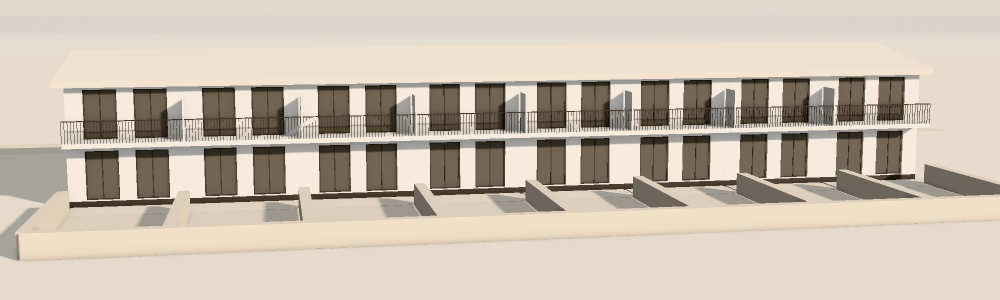
#> input picture tools/maketa-fasada-orig.jpg, 2000 x 600 px (shown at 1/2 size)
$ python maketa_svetlo.py
#> lines starting #> are read from the running program, lines starting #| are printed output that depends on the picture; after the words box and inside, x2 and y2 are one past the last pixel; in counts of white or black regions, pixels touching at a corner belong together
#!/usr/bin/env python3
"""Maketa na stránce Byty: teplé boční světlo, hlubší stíny, tmavší okna, světlejší pozadí.
   Geometrie zůstává (pozice bytů v _v6k.html sedí): python3 tools/maketa_svetlo.py"""
from pathlib import Path
import numpy as np
from PIL import Image, ImageDraw, ImageFilter
R = Path(__file__).resolve().parent.parent
im = Image.open(R / 'tools/maketa-fasada-orig.jpg').convert('RGB')
#> im is the input picture: PIL image 2000x600 RGB; mean R, G, B 201.3, 190, 175.1
a = np.asarray(im).astype(np.float32) / 255
h, w, _ = a.shape
#> h = 600; w = 2000
L = a @ np.array([.299, .587, .114], np.float32)

# pozadí: barva stolu/oblohy spojená s okrajem obrázku
c = im.copy()
for p in [(0, 0), (w - 1, 0), (0, h - 1), (w - 1, h - 1), (w // 2, 0), (w // 2, h - 1), (5, h // 2), (w - 5, h // 2), (w // 4, h - 1), (3 * w // 4, h - 1), (w // 4, 0), (3 * w // 4, 0)]:
    if c.getpixel(p) != (255, 0, 255): ImageDraw.floodfill(c, p, (255, 0, 255), thresh=16)
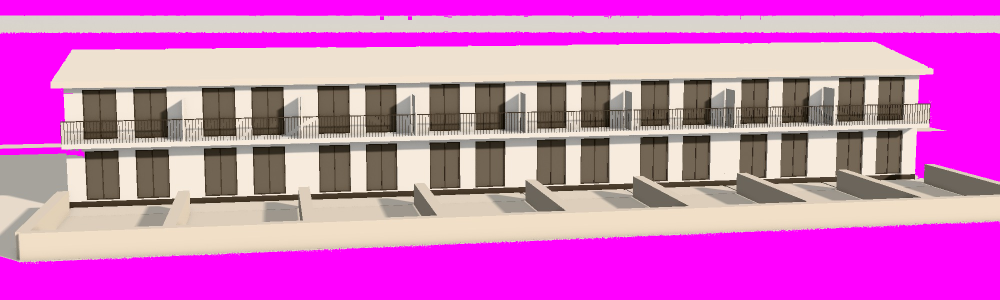
#> c: PIL image 2000x600 RGB (shown at 1/2 size); mean R, G, B 210.2, 114.8, 192.8
mm = (np.asarray(c) == [255, 0, 255]).all(2)
#> mm: shape (600, 2000) bool; 34.5% white; 4 white regions, box (x1, y1, x2, y2) and area: (0, 442, 2000, 600) 230787, (0, 63, 2000, 363) 118110, (0, 0, 2000, 40) 62562, (0, 295, 169, 315) 2014
o = np.asarray(im).astype(np.int16)
strecha = (o[..., 0] >= 235) & (o[..., 1] >= 223)   # první světlá plocha shora = střecha nebo zeď
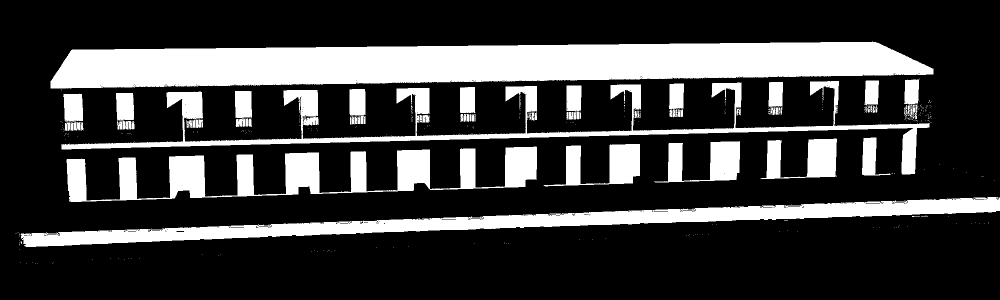
#> strecha: shape (600, 2000) bool (shown at 1/2 size); 23.9% white; 364 white regions (297 under 20 px), largest, box (x1, y1, x2, y2) and area: (101, 83, 1867, 177) 122536, (41, 394, 2000, 494) 50871, (133, 293, 1074, 404) 35583
for xx in range(w):   # vše nad hranou střechy je pozadí
    ys = np.flatnonzero(strecha[:, xx])
    if len(ys) and ys[0] < 200: mm[:max(ys[0] - 1, 0), xx] = True
#> this loop made 2000 passes
#> ys on passes 32, 34, 36: [466], [466], [464]
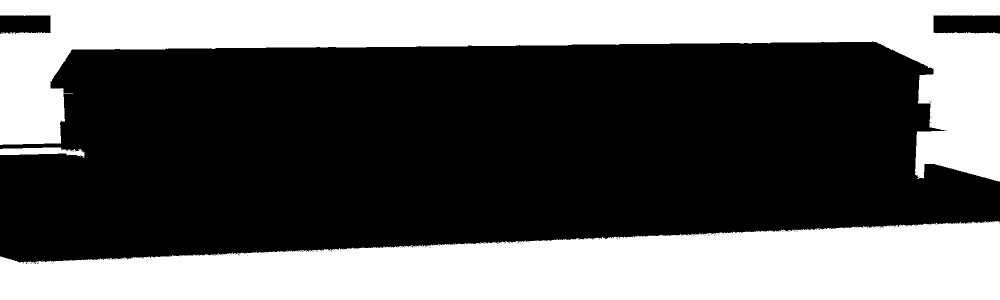
#> mm: shape (600, 2000) bool (shown at 1/2 size); 39.4% white; 3 white regions, box (x1, y1, x2, y2) and area: (0, 0, 2000, 363) 240397, (0, 442, 2000, 600) 230787, (0, 295, 169, 315) 2014
mm[:84] = True   # pruh hrany stolu nad střechou
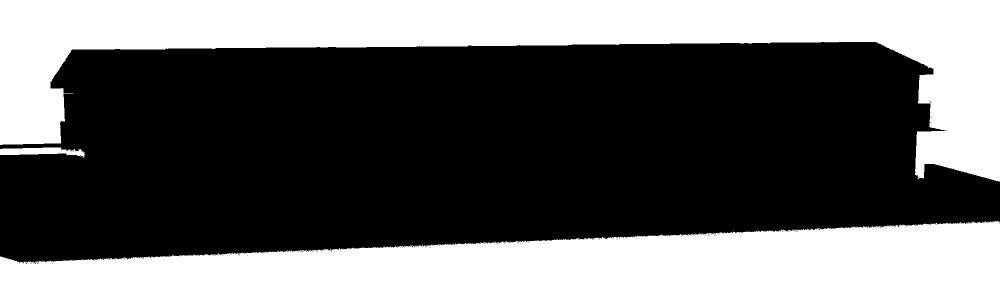
#> mm: shape (600, 2000) bool (shown at 1/2 size); 40.1% white; 3 white regions, box (x1, y1, x2, y2) and area: (0, 0, 2000, 363) 248539, (0, 442, 2000, 600) 230787, (0, 295, 169, 315) 2014
m = Image.fromarray((mm * 255).astype(np.uint8))
pozadi = np.asarray(m.filter(ImageFilter.GaussianBlur(3))).astype(np.float32)[..., None] / 255

# okna a zábradlí: tmavé pixely ztmavit a ochladit do bronzové
okno = np.clip((.62 - L) / .2, 0, 1)
okno[:140] = 0; okno[408:] = 0   # jen pás oken, ne stinné boky zídek
#> after `okno[408:] = 0`:
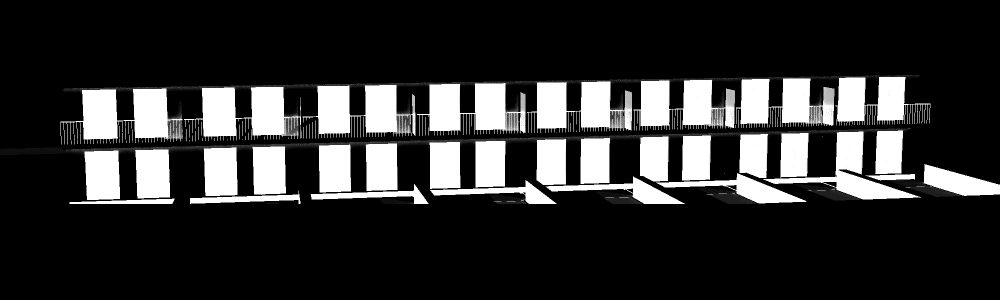
#> okno: shape (600, 2000) float32 (shown at 1/2 size); min 0, max 1, mean 0.188
okno = okno[..., None]
tmave = a * .5 + np.array([-.02, -.025, -.03], np.float32)
a = a * (1 - okno) + np.clip(tmave, 0, 1) * okno

# kontrast světlých ploch: zdi světlejší, stíny hlubší (S-křivka kolem 0.86)
L2 = a @ np.array([.299, .587, .114], np.float32)
k = np.where(L2 > .6, .86 + (L2 - .86) * 1.5, L2)
k = np.clip(k, 0, 1)
zisk = (k / np.maximum(L2, 1e-3)).astype(np.float32)
from scipy.ndimage import gaussian_filter
zisk = gaussian_filter(zisk, 2)
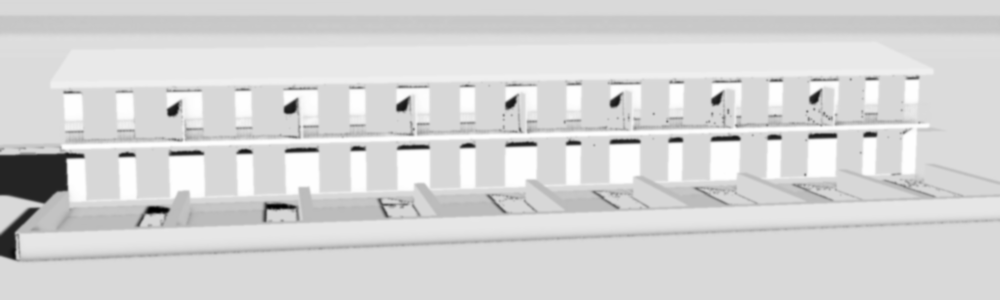
#> zisk: shape (600, 2000) float32 (shown at 1/2 size); min 0.793, max 1.04, mean 0.999; drawn with min black and max white
a = np.clip(a * zisk[..., None], 0, 1)

# teplé boční světlo zleva, zprava jemně do stínu
x = np.linspace(0, 1, w, dtype=np.float32)[None, :, None]
#> x = 2000 values from 0 to 1
teplo = np.array([1.035, 1.0, .94], np.float32)
a = a * (teplo * (1 - x) + np.array([.975, .975, .985], np.float32) * x)
a = np.clip(a, 0, 1)

# pozadí o tón světlejší, jemný gradient do písku
y = np.linspace(0, 1, h, dtype=np.float32)[:, None, None]
#> y = 600 values from 0 to 1
horni, dolni = np.array([250, 246, 239], np.float32) / 255, np.array([238, 228, 212], np.float32) / 255
cil = horni * (1 - y) + dolni * y
a = a * (1 - pozadi) + cil * pozadi
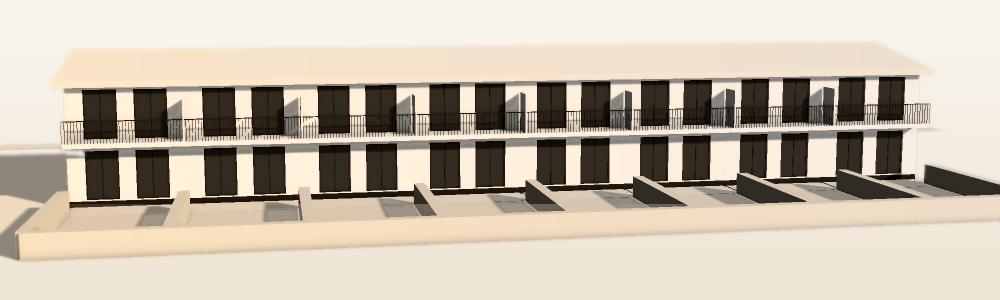
#> a: shape (600, 2000, 3) float32 (shown at 1/2 size); mean R, G, B 0.78, 0.733, 0.676

Image.fromarray((a * 255).round().astype(np.uint8)).save(R / 'img/v6/maketa-fasada.jpg', quality=90)
print('ok', w, h, 'pozadí', round(float(pozadi.mean()), 2))
#| ok 2000 600 pozadí 0.4
